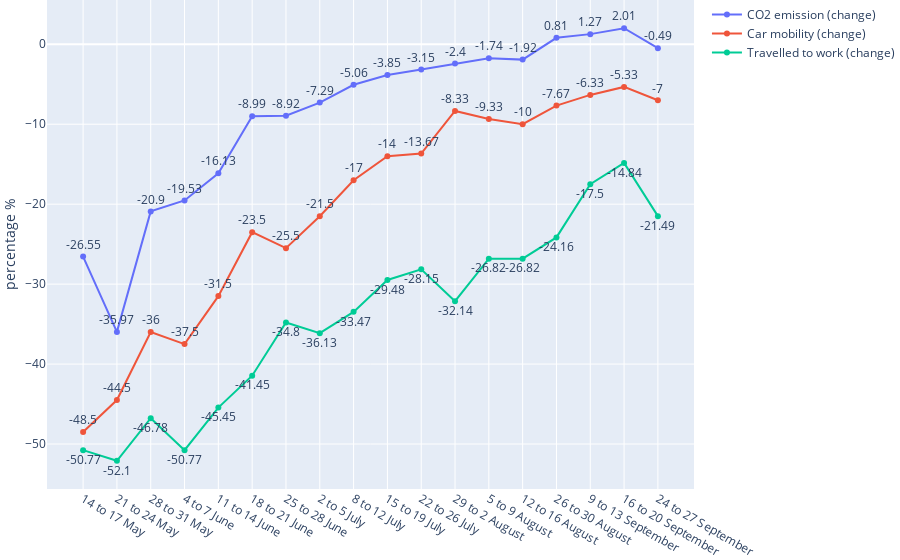

Notebook code cell kept with this figure:
### Code cell
# plot change in statistics over time

fig = go.Figure()

fig.add_trace(go.Scatter(
    x=statistics_df.period,
    y=statistics_df['co2_change'],
    mode="lines+markers+text",
    name="CO2 emission (change)",
    text=round(statistics_df['co2_change'], 2),
    textposition="top center"
))

fig.add_trace(go.Scatter(
    x=statistics_df.period,
    y=statistics_df['car_mobility_baseline_change'],
    mode="lines+markers+text",
    name="Car mobility (change)",
    text=round(statistics_df['car_mobility_baseline_change'], 2),
    textposition="top center"
))

fig.add_trace(go.Scatter(
    x=statistics_df.period,
    y=statistics_df['travelled to work change'],
    mode="lines+markers+text",
    name="Travelled to work (change)",
    text=round(statistics_df['travelled to work change'], 2),
    textposition="bottom center"
))


fig.update_yaxes(title="percentage %")

fig.update_layout(margin={"r":0,"t":0,"l":0,"b":0})
fig.show()

### Figure 1 — Plotly figure (JSON) as saved in the notebook; plotly's stock layout.template omitted (floating-point values rounded to 4 significant figures)
{"data": [{"mode": "lines+markers+text", "name": "CO2 emission (change)", "text": [-26.55, -35.97, -20.9, -19.53, -16.13, -8.99, -8.92, -7.29, -5.06, -3.85, -3.15, -2.4, -1.74, -1.92, 0.81, 1.27, 2.01, -0.49], "textposition": "top center", "type": "scatter", "x": ["14 to 17 May", "21 to 24 May", "28 to 31 May", "4 to 7 June ", "11 to 14 June", "18 to 21 June", "25 to 28 June", "2 to 5 July", "8 to 12 July", "15 to 19 July", "22 to 26 July", "29 to 2 August", "5 to 9 August", "12 to 16 August", "26 to 30 August", "9 to 13 September", "16 to 20 September", "24 to 27 September"], "y": [-26.55, -35.97, -20.9, -19.53, -16.13, -8.992, -8.923, -7.292, -5.065, -3.85, -3.155, -2.4, -1.737, -1.917, 0.8077, 1.27, 2.012, -0.4923]}, {"mode": "lines+markers+text", "name": "Car mobility (change)", "text": [-48.5, -44.5, -36, -37.5, -31.5, -23.5, -25.5, -21.5, -17, -14, -13.67, -8.33, -9.33, -10, -7.67, -6.33, -5.33, -7], "textposition": "top center", "type": "scatter", "x": ["14 to 17 May", "21 to 24 May", "28 to 31 May", "4 to 7 June ", "11 to 14 June", "18 to 21 June", "25 to 28 June", "2 to 5 July", "8 to 12 July", "15 to 19 July", "22 to 26 July", "29 to 2 August", "5 to 9 August", "12 to 16 August", "26 to 30 August", "9 to 13 September", "16 to 20 September", "24 to 27 September"], "y": [-48.5, -44.5, -36, -37.5, -31.5, -23.5, -25.5, -21.5, -17.0, -14.0, -13.67, -8.333, -9.333, -10.0, -7.667, -6.333, -5.333, -7.0]}, {"mode": "lines+markers+text", "name": "Travelled to work (change)", "text": [-50.77, -52.1, -46.78, -50.77, -45.45, -41.45, -34.8, -36.13, -33.47, -29.48, -28.15, -32.14, -26.82, -26.82, -24.16, -17.5, -14.84, -21.49], "textposition": "bottom center", "type": "scatter", "x": ["14 to 17 May", "21 to 24 May", "28 to 31 May", "4 to 7 June ", "11 to 14 June", "18 to 21 June", "25 to 28 June", "2 to 5 July", "8 to 12 July", "15 to 19 July", "22 to 26 July", "29 to 2 August", "5 to 9 August", "12 to 16 August", "26 to 30 August", "9 to 13 September", "16 to 20 September", "24 to 27 September"], "y": [-50.77, -52.1, -46.78, -50.77, -45.45, -41.45, -34.8, -36.13, -33.47, -29.48, -28.15, -32.14, -26.82, -26.82, -24.16, -17.5, -14.84, -21.49]}], "layout": {"margin": {"b": 0, "l": 0, "r": 0, "t": 0}, "yaxis": {"title": {"text": "percentage %"}}}}
